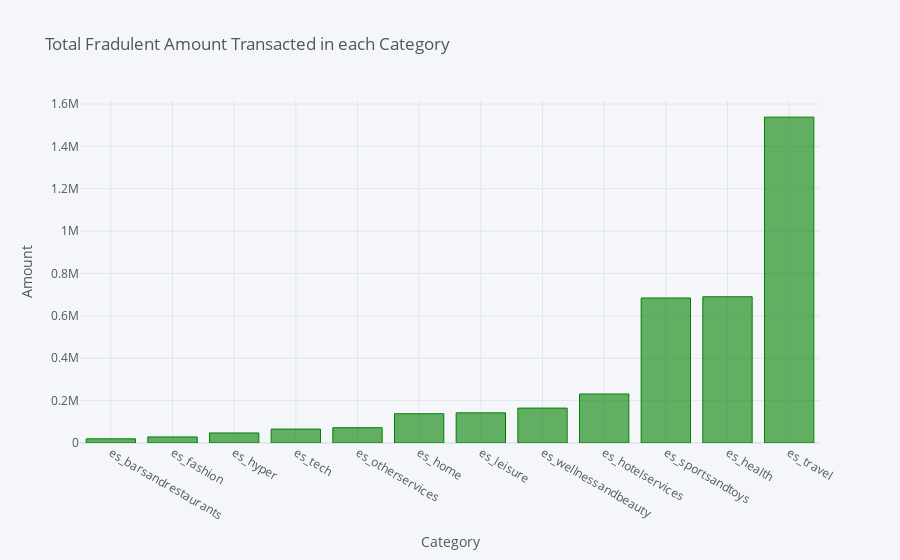

Here is the notebook cell this chart was saved with:
### Markdown cell above
- __Top fradulent transactions happen in es_health and es_sportandtoys category with total amount transacted 664,804 and 505,311 respectively.__
- What is the amount transacted in each category?

### Code cell
fraud_df.groupby('category')['amount'].sum().sort_values().iplot(kind = 'bar', 
                                                  xTitle = 'Category', 
                                                  yTitle = 'Amount', 
                                                  title = 'Total Fradulent Amount Transacted in each Category', 
                                                  color = 'green')

### Figure 1 — Plotly figure (JSON) as saved in the notebook; plotly's stock layout.template omitted (floating-point values rounded to 4 significant figures)
{"data": [{"marker": {"color": "rgba(0, 128, 0, 0.6)", "line": {"color": "rgba(0, 128, 0, 1.0)", "width": 1}}, "name": "amount", "orientation": "v", "text": "", "type": "bar", "x": ["es_barsandrestaurants", "es_fashion", "es_hyper", "es_tech", "es_otherservices", "es_home", "es_leisure", "es_wellnessandbeauty", "es_hotelservices", "es_sportsandtoys", "es_health", "es_travel"], "y": [19690.0, 28650.0, 47390.0, 65610.0, 72160.0, 138200.0, 142300.0, 164700.0, 231200.0, 684500.0, 690300.0, 1538000.0]}], "layout": {"legend": {"bgcolor": "#F5F6F9", "font": {"color": "#4D5663"}}, "paper_bgcolor": "#F5F6F9", "plot_bgcolor": "#F5F6F9", "title": {"font": {"color": "#4D5663"}, "text": "Total Fradulent Amount Transacted in each Category"}, "xaxis": {"gridcolor": "#E1E5ED", "showgrid": true, "tickfont": {"color": "#4D5663"}, "title": {"font": {"color": "#4D5663"}, "text": "Category"}, "zerolinecolor": "#E1E5ED"}, "yaxis": {"gridcolor": "#E1E5ED", "showgrid": true, "tickfont": {"color": "#4D5663"}, "title": {"font": {"color": "#4D5663"}, "text": "Amount"}, "zerolinecolor": "#E1E5ED"}}}
